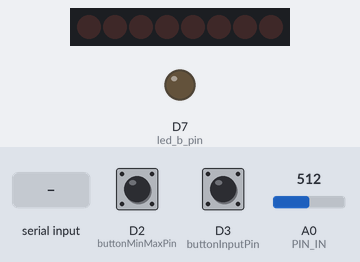
The sketch below on a simulated Arduino Zero (SAMD21). Parts: 8 shift-register outputs drawn as a row of LEDs (first output left, lit = HIGH), output pins drawn as LEDs (lit = HIGH). Wiring (inferred from the names in the program): shift register (74HC595): data D8; shift clock D6. Wiring (inferred from the signals the program sends): row of LEDs: on Q0, Q1, Q2, Q3, Q4, Q5, Q6, Q7. Dashed ring = blinking. The inputs (shaded band) are chosen by the test bench; at power-on: D2 (buttonMinMaxPin) HIGH, D3 (buttonInputPin) HIGH, A0 (PIN_IN) = 512. Pins used as bus, display or sensor lines are not drawn; what the sketch prints to the serial monitor is not drawn.

Above: at 0.8 s.
0.9 s: "jmp 0\n" received over Serial
At 1.1 s:
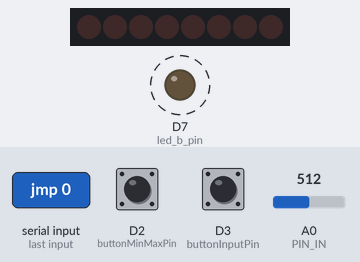
3.9 s: D2 (buttonMinMaxPin) pulled LOW for 0.15 s
6.9 s: D2 (buttonMinMaxPin) pulled LOW for 1 s
Timing chart, 0 to 15.9 s (numbered marks = the images above; inputs shaded):
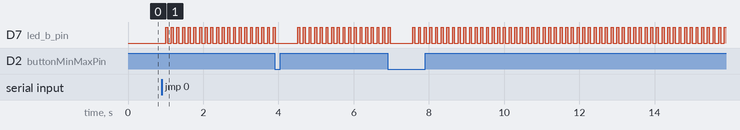

Measured:
- after the input at 0.9 s, D7 (led_b_pin): alternates HIGH for 0.05 s and LOW for 0.10 s, starting after 0.10 s

The sketch:

AI_Model.ino
```cpp
#include <Arduino.h>
#include "model_parameters40.h"

// 隠れ層次元（パラメータファイルと一致させる）
#define HIDDEN_DIM 40

// RGB点灯遅延
#define RgbFlashDelay 50

// ピン割り当て
#define PIN_IN A0
#define led_r_pin 8
#define led_g_pin 6
#define led_b_pin 7
#define buttonInputPin 3
#define buttonMinMaxPin 2

// ボタン押下を検知する変数 (余計な最適化を防ぐため、volatile宣言をしている)
volatile bool buttonInputPressed = false;
volatile bool buttonMinMaxPressed = false;

// RGB読み取り用変数
float r=0, g=0, b=0;
float r_max=512, g_max=512, b_max=512;
float r_min=0, g_min=0, b_min=0;

float rgb[3]{0, 0, 0};
float RGBInput[3]{0, 0, 0};
float RGBOutput[3]{0, 0, 0};

// RGBデータメモリ
int N, M;
float **array;
int n=0, m=0;

int pushed = 0;

void buttonInput() {
    buttonInputPressed = true;
}


void buttonMinMax() {
    buttonMinMaxPressed = true;
}


float **allocateArray(int N, int M) {
    float **array = (float **)malloc(N * sizeof(float *)); // 行ポインタの確保
    if (array == NULL) {
        Serial.println("メモリ確保失敗");
        return NULL;
    }

    for (int i = 0; i < N; i++) {
        array[i] = (float *)malloc(M * sizeof(float)); // 各行のメモリ確保
        if (array[i] == NULL) {
            Serial.println("メモリ確保失敗（部分的）");
            // 確保済みのメモリを解放して終了
            for (int j = 0; j < i; j++) {
                free(array[j]);
            }
            free(array);
            return NULL;
        }
    }
    return array;
}

void read(){
    for(int count = 0 ; count < 3 ; count++){
        if(count == 0){
            analogWrite(led_r_pin, 255);
            analogWrite(led_g_pin,   0);
            analogWrite(led_b_pin,   0);
            delay(RgbFlashDelay);
            rgb[0] = analogRead(PIN_IN);
        }else if(count == 1){
            analogWrite(led_r_pin,   0);
            analogWrite(led_g_pin, 255);
            analogWrite(led_b_pin,   0);
            delay(RgbFlashDelay);
            rgb[1] = analogRead(PIN_IN);
        }else{
            analogWrite(led_r_pin,   0);
            analogWrite(led_g_pin,   0);
            analogWrite(led_b_pin, 255);
            delay(RgbFlashDelay);
            rgb[2] = analogRead(PIN_IN);
        }
    }
    analogWrite(led_r_pin, 0);
    analogWrite(led_g_pin, 0);
    analogWrite(led_b_pin, 0);
}

static inline float relu(float x){ return x > 0 ? x : 0; }

void layer1_dense_relu(const float x[3], float h1[HIDDEN_DIM]){
	for(int j=0;j<HIDDEN_DIM;++j){
		float s = bias_1[j];
		for(int i=0;i<3;++i) s += weight_1[j*3 + i] * x[i];
		h1[j] = relu(s);
	}
}

void layer2_dense_relu(const float h1[HIDDEN_DIM], float h2[HIDDEN_DIM]){
	for(int r=0;r<HIDDEN_DIM;++r){
		float s = bias_2[r];
		for(int c=0;c<HIDDEN_DIM;++c) s += weight_2[r*HIDDEN_DIM + c] * h1[c];
		h2[r] = relu(s);
	}
}

void layer3_dense(const float h2[HIDDEN_DIM], float y[3]){
	for(int m=0;m<3;++m){
		float s = bias_3[m];
		for(int k=0;k<HIDDEN_DIM;++k) s += weight_3[m*HIDDEN_DIM + k] * h2[k];
		y[m] = s;
	}
}

// 使いやすい forward
static void predict(const float in_rgb[3], float out_rgb[3]){
	float h1[HIDDEN_DIM], h2[HIDDEN_DIM];
	layer1_dense_relu(in_rgb, h1);
	layer2_dense_relu(h1, h2);
	layer3_dense(h2, out_rgb);
}


// Arduino's analog input detects 0-5V with 10-bit values
// https://deviceplus.jp/arduino/arduino_f07/
void readAndProcess(){
    read();
    RGBInput[0] = (float(rgb[0])-r_min)/r_max;
    RGBInput[1] = (float(rgb[1])-g_min)/g_max;
    RGBInput[2] = (float(rgb[2])-b_min)/b_max;

    // Monitoring read value
    // Serial.print("Measured B, R, G: ");
    // Serial.println(String(RGBInput[2])+","+String(RGBInput[0])+","+String(RGBInput[1]));

    // ニューラルネットで読み込み値を修正
    micros();
    predict(RGBInput, RGBOutput);
    micros();

    // 0-255でクリッピング
    RGBOutput[0] = min(max(RGBOutput[0]*255, 0), 255);
    RGBOutput[1] = min(max(RGBOutput[1]*255, 0), 255);
    RGBOutput[2] = min(max(RGBOutput[2]*255, 0), 255);

    // Serial.print("Predicted B, R, G: ");
    Serial.println("Blue:"+String((int)RGBOutput[2]) + ", Red:"+String((int)RGBOutput[0]) + ", Green:"+ String((int)RGBOutput[1]));
    // Serial.println("Red:"+String(RGBInput[0]) + ", Green:"+ String(RGBInput[1]) + ", Blue:"+String(RGBInput[2]));
}

// このリセットコードは旧版Arduino用、Arduino UNO R4 WiFiでは不要
// void softwareReset() {
//     asm volatile ("jmp 0");  // プログラムカウンタをリセット
// }


void setup() {
  // put your setup code here, to run once:
    Serial.begin(9600);
    pinMode(led_r_pin, OUTPUT);
    pinMode(led_g_pin, OUTPUT);
    pinMode(led_b_pin, OUTPUT);
    analogWrite(led_r_pin, 0);
    analogWrite(led_b_pin, 0);
    analogWrite(led_g_pin, 0);

    pinMode(buttonInputPin, INPUT_PULLUP);pinMode(buttonMinMaxPin, INPUT_PULLUP);

    attachInterrupt(digitalPinToInterrupt(buttonInputPin), buttonInput, FALLING);
    attachInterrupt(digitalPinToInterrupt(buttonMinMaxPin), buttonMinMax, FALLING);

    Serial.println("画像の Height（行数）を入力してください: ");
    while (Serial.available() == 0) {
        // 何もせずに待機
    }
    N = Serial.parseInt();
    M = N*3; // RGBの値を入れるために3倍しておく
    Serial.println("Height: " + String(N));
    Serial.println("Width: " + String((int)(M/3)));
    array = allocateArray(N, M);

    if (array == NULL) {
        Serial.println("配列の確保に失敗");
        return;
    }

    // 配列を初期化
    for (int i = 0; i < N; i++) {
        for (int j = 0; j < M; j++) {
            array[i][j] = 0;
        }
    }
}

void loop() {
  // put your main code here, to run repeatedly:
    readAndProcess();

    if (buttonInputPressed) {
        array[n][m]   = RGBOutput[0];
        array[n][m+1] = RGBOutput[1];
        array[n][m+2] = RGBOutput[2];

        Serial.println(String(n)+" 行目 "+String((int)(m/3))+" 列目 の画素を読み込みました。");

        if((m+=3)>=M){
            m = 0 ;
            if((n+=1)>=N){
                n = 0;
                Serial.println("画像の読み取りが完了しました。");
                Serial.println("以下のテキストを画像ファイル（.ppm）に貼り付けてください。");
                Serial.println("--------------------------------------------------");
                Serial.println("P3");
                Serial.println(String(N)+" "+String((int)(M/3)));
                Serial.println("255");
                for (int i = 0; i < N; i++) {
                    for (int j = 0; j < M; j++) {
                        Serial.print((int)array[i][j]);
                        Serial.print(" ");
                    }
                    Serial.println();
                }
                Serial.println("--------------------------------------------------");
                Serial.println();
                delay(500);
                // softwareReset();
                NVIC_SystemReset();
            }
        }
        buttonInputPressed = false;
    }

    if (buttonMinMaxPressed) {
        if(pushed%2==0){
            r_min=rgb[0], g_min=rgb[1], b_min=rgb[2];
            Serial.println("最小値が更新されました："+String(b_min)+","+String(r_min)+","+String(g_min));
        }
        else{
            r_max=rgb[0]-r_min, g_max=rgb[1]-g_min, b_max=rgb[2]-b_min;
            Serial.println("最大値が更新されました："+String(b_max)+","+String(r_max)+","+String(g_max));
        }
        buttonMinMaxPressed = false;  // フラグをリセット
        pushed++;
        delay(500);
    }
}
```

Source omitted: model_parameters40.h (27823 bytes)
